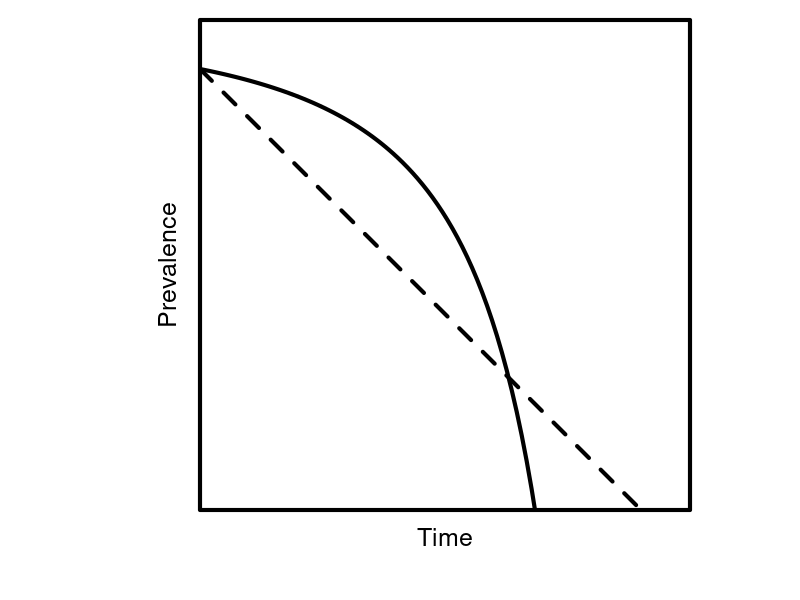

R code for this plot:
#### 
# title: Metapopulation effect conceptual figure
# author: Victor Cameron
# date: 26/05/2021
####

# Save plot in file
png('../manuscript/img/concept_metapopEffect.png', width = 150, height = 150, units='mm', res = 700)

# Set graphic parameters
par(pty = "s",par(pty = "s", mar=c(4.5,4.5,1,0)))
lwd <- 4

# Define params
E <- seq(0,1,le=100) # climatic suitability
c <- 1-E # Colonization rate
e <- 0.1/c # Extinction rate

# Plot
plot(x=E, y=1-e/c, ylim=c(0,1), type='l',
     lwd=lwd, yaxs="i", xaxs="i",
     yaxt='n', xaxt='n',
     cex.lab=2, cex.axis=1.5,
     ylab='', xlab='')
lines(y=1-E-0.1, x=E, lwd=lwd, lty=2)

# Axis titles
title(ylab = "Prevalence",
      xlab='Time',
      cex.lab = 1.5, line = 1)

# Box to frame the plot
box(lwd=lwd) 

# Close file
dev.off()


